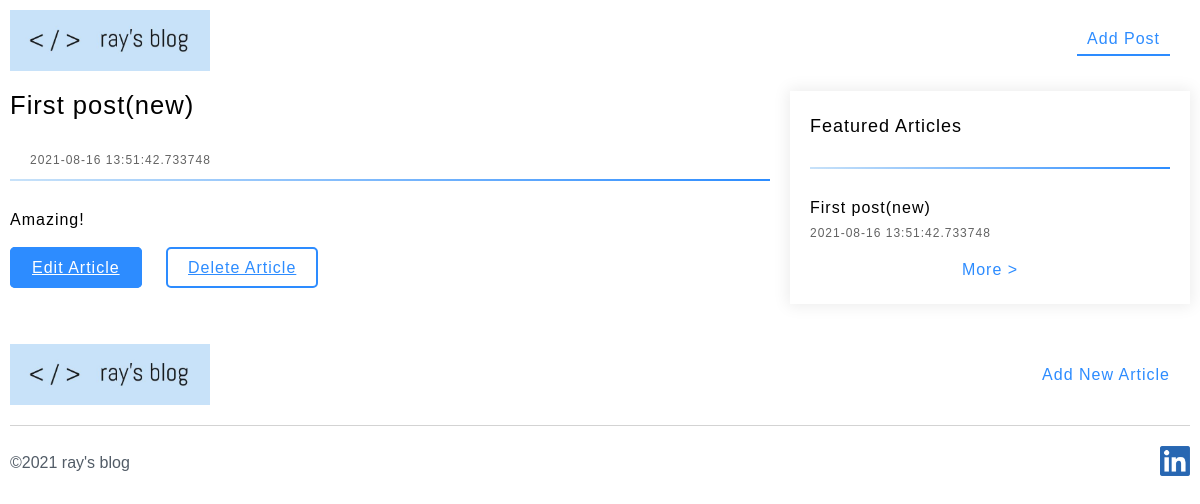
The page /article/1 on the database as committed earlier.
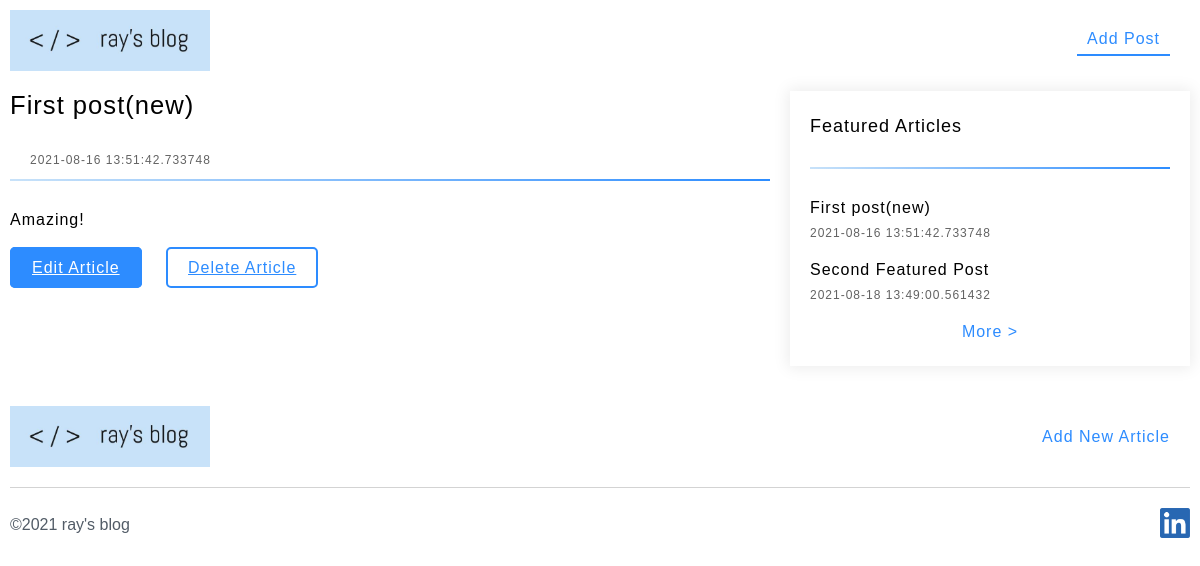
The same page on the database as committed later.
### myapp.py (models this page shows, shortened)
class Post(db.Model):
    __tablename__ = 'posts'
    id = db.Column(db.Integer, primary_key=True)
    title = db.Column(db.Text)
    content = db.Column(db.Text)
    featured = db.Column(db.Boolean, default=True, nullable=False)
    create_Date = db.Column(db.DateTime(), default=datetime.utcnow)

### myapp.py (the view)
@app.route('/article/<id>')
def article_page(id):
    post = Post.query.get(id)
    posts = Post.query.all()
    return render_template('article-page.html', post=post, posts=posts)

### templates/article-page.html
{% extends "base.html" %}
{% block content %}
<div class="main-content">
    <div class="article-details">
        <div class="article-details__heading-area">
            <h1>{{post.title}}</h1>
        </div>
        <div class="article-details__info-area">
            <span class="article-details__publish-date">{{post.create_Date}}</span>
        </div>
        <div class="article-details__content-area">
            <p>{{post.content}}</p>
        </div>
        <div class="article-details__extra-operation-area">
            <a class="article-details__btn btn btn-primary" href="{{ url_for('update_page', id=post.id) }}">Edit
                Article</a>
            <a class="article-details__btn btn btn-secondary" href="{{ url_for('delete_page', id=post.id) }}">Delete
                Article</a>
        </div>
    </div>
    <section class="categorised-articles-container">
        <div class="categorised-articles-container__articles-card">
            <h2>Featured Articles</h2>
            <div class="categorised-articles-container__articles-list">
                {% for post in posts  %}
                {% if post.featured %}
                <div class="categorised-articles-container__single-article">
                    <a class="categorised-articles-container__article-title"
                        href="{{ url_for('article_page', id=post.id) }}">{{post.title}}</a>
                    <span class="categorised-articles-container__article-publish-date">{{post.create_Date}}</span>
                </div>
                {% endif %}
                {% endfor %}
            </div>
            <a class="categorised-articles-container__more-relative-articles" href="{{ url_for('index') }}">More ></a>
        </div>
    </section>
</div>
{% endblock %}

Rows that differ between the two databases and show on the page:
added Post: title "Second Featured Post", create_Date "2021-08-18 13:49:00.561432"
